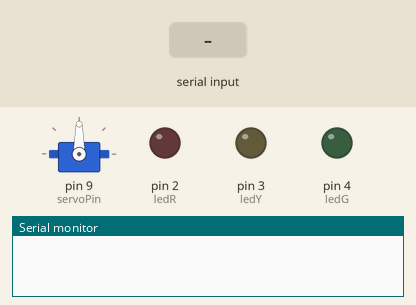
Bench run of a sketch on a simulated Arduino Uno, built with avr-gcc and run on an emulated ATmega328P. Parts: servo, output pins drawn as LEDs (lit = HIGH), the last lines printed to the serial monitor. The test bench sets the inputs (shaded band).

Above: at 1.2 s.
1.3 s: "0" received over Serial
At 2.5 s:
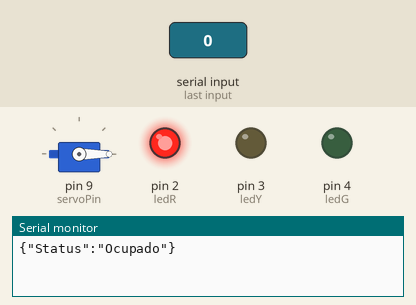
2.8 s: "1" received over Serial
At 3.9 s:
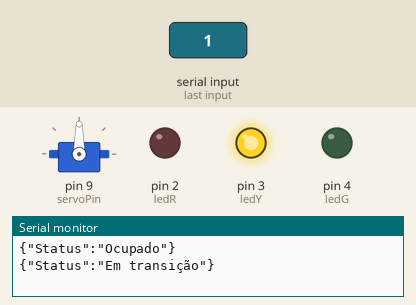
4.3 s: "2" received over Serial
At 5.1 s:
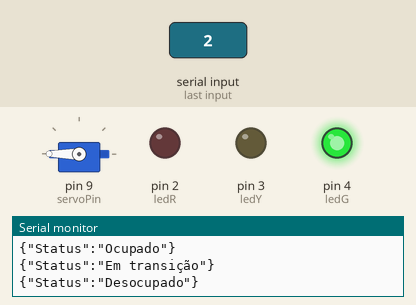
Timing chart, 0 to 7.3 s (numbered marks = the images above; inputs shaded):
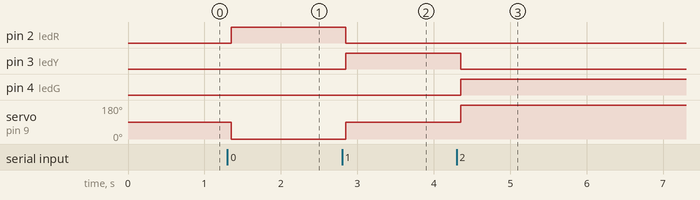

The sketch:

sketch_sprint3.ino
```cpp
#include <Servo.h>
#include <ArduinoJson.h>
#define ledR 2
#define ledY 3
#define ledG 4
#define servoPin 9

Servo servo1;
String status = "Ocupado";

void setup() {
  Serial.begin(9600);
  pinMode(ledR, OUTPUT);
  pinMode(ledY, OUTPUT);
  pinMode(ledG, OUTPUT);
  servo1.attach(servoPin);
}

void loop() {
  if (Serial.available() > 0) {
    char comando = Serial.read();
    if (comando == '0') {
      digitalWrite(ledR, HIGH);
      digitalWrite(ledY, LOW);
      digitalWrite(ledG, LOW);
      servo1.write(0);
      status = "Ocupado";
    } else if (comando == '1') {
      digitalWrite(ledR, LOW);
      digitalWrite(ledY, HIGH);
      digitalWrite(ledG, LOW);
      servo1.write(90);
      status = "Em transição";
    } else if (comando == '2') {
      digitalWrite(ledR, LOW);
      digitalWrite(ledY, LOW);
      digitalWrite(ledG, HIGH);
      servo1.write(180);
      status = "Desocupado";
    }
    StaticJsonDocument<100>json;
    json["Status"] = status;
    serializeJson(json, Serial);
    Serial.println();

  }
  delay(150);


}
```

Measured:
- after the input at 1.3 s, pin 2 (ledR): LOW → HIGH after 0.05 s; servo on pin 9 (servoPin): 90° → 0° after 0.05 s
- after the input at 2.8 s, pin 2 (ledR): HIGH → LOW after 0.05 s; pin 3 (ledY): LOW → HIGH after 0.05 s; servo on pin 9 (servoPin): 0° → 90° after 0.05 s
- after the input at 4.3 s, pin 3 (ledY): HIGH → LOW after 0.05 s; pin 4 (ledG): LOW → HIGH after 0.05 s; servo on pin 9 (servoPin): 90° → 180° after 0.05 s
